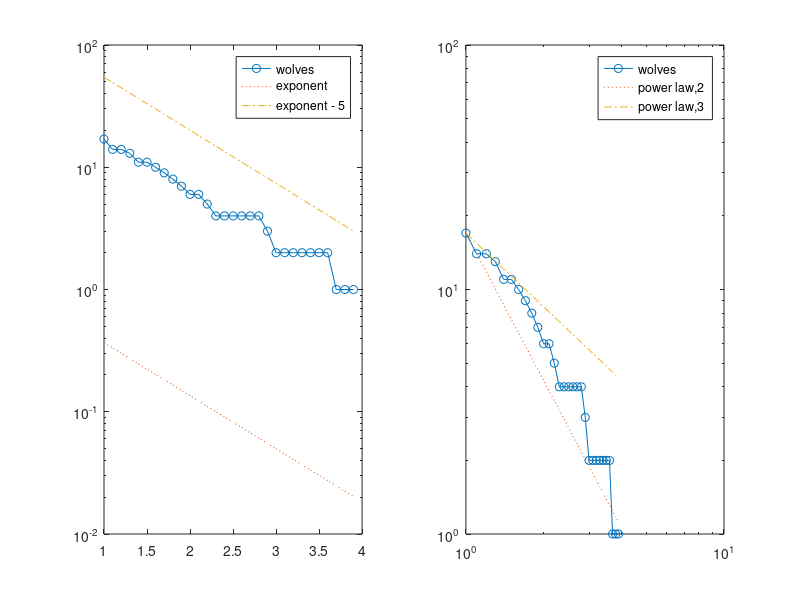

Recreate this plot in MATLAB. (Note: this script raises an error after producing the figure.)
%% VALIDATING THE MONKEYS DATASET (Dominance-based Attachment Model)
% Bijan Ranjbar-Sahraei
% 
% <<monkeys.jpg>>
% 
% The monkeys were assigned to "troops". The "co-observations" 
% of collections of individuals are reported. 
%
% Source: <http://moreno.ss.uci.edu/data.html#howler>

%% Importing Data
clear all
load monkeys_data.mat

%% Preprocessing 
% Preprocessing the data to make it lower triangular and normalized.
n = size(data,1);
data_tril = tril(data,-1);

%% 
% Whenever an agent doesn't have any decendent, we give it a self loop.
for i = 1 : n
    if sum(data_tril(i,:)) == 0
        data_tril(i,i) = 1;
    end
end
data_normalized = data_tril ./ (sum(data_tril,2) * ones(1,n)) ;


%% 
% Extracting the network hierarchy
H = data_normalized > 0;
W_tril = tril(data_normalized,-1);
W = W_tril + W_tril';
for i = 1 : n
    if sum(W_tril(i,:)) == 0
        W(i,i) = 1;
    end
end

%% Degree Distribution
% Here we compare the degree distribution with exponential and power law
% distributions.

ccdf_x = 1:.1:max(sum(W,2));  % the partitions of the x-axis
df_hist = hist(sum(W,2),ccdf_x);
ccdf_hist = cumsum(df_hist(end:-1:1));
ccdf_hist = ccdf_hist(end:-1:1);  % computing the cummulative degree distribution
subplot(121)
semilogy(ccdf_x, ccdf_hist,'-o')
hold on
semilogy(ccdf_x, exp(-ccdf_x),':')  % approximation of power law
semilogy(ccdf_x, exp(5-ccdf_x),'-.')  % approximation of power law
legend('wolves','exponent','exponent - 5')


subplot(122)
loglog(ccdf_x, ccdf_hist,'-o')
hold on
loglog(ccdf_x, n * ccdf_x.^(-2),':')  % approximation of power law
loglog(ccdf_x, n * ccdf_x.^(-1),'-.')  % approximation of power law
legend('wolves','power law,2','power law,3')



%% Strength Distribution Predictions
% Using the hierarchy network, we generate the PA model and compare the
% predicted strength distributions and real distribution.
Wg = genericModel(H,'DA');

ccdf_x_g = 1:.1:max(sum(Wg,2));  % the partitions of the x-axis
df_hist_g = hist(sum(Wg,2),ccdf_x_g);
ccdf_hist_g = cumsum(df_hist_g(end:-1:1));
ccdf_hist_g = ccdf_hist_g(end:-1:1);  % computing the cummulative degree distribution


figure
plot(ccdf_x,ccdf_hist,'o')
hold on
plot(ccdf_x_g,ccdf_hist_g,'*')
legend('Real-World Data','PA predictions')

%% Edge Comparison
% In the previous section we showed the predictions of strength
% distributions. In this section, we compare the single weights with each
% other.

edges = tril(W,-1);
edgesG = tril(Wg,-1);


figure
plot(edges(:),edgesG(:),'o'); lsline
xlabel('real edge weights')
ylabel('predicted edge weights')
